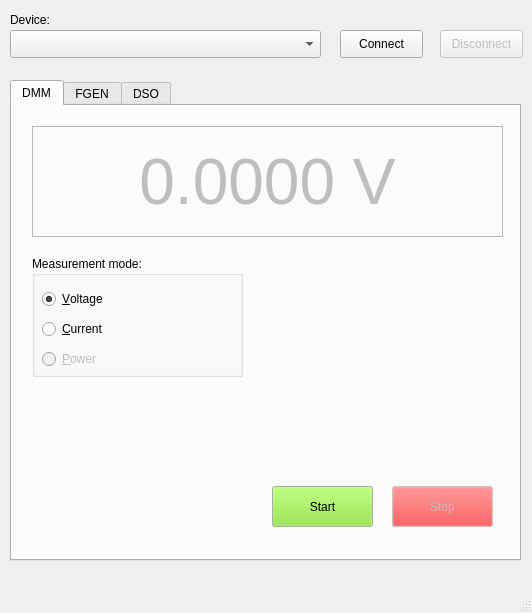
<?xml version="1.0" encoding="UTF-8"?>
<ui version="4.0">
 <class>MainWindow</class>
 <widget class="QMainWindow" name="MainWindow">
  <property name="geometry">
   <rect>
    <x>0</x>
    <y>0</y>
    <width>532</width>
    <height>613</height>
   </rect>
  </property>
  <property name="windowTitle">
   <string>CoMeter</string>
  </property>
  <widget class="QWidget" name="centralwidget">
   <widget class="QTabWidget" name="tabWidget">
    <property name="enabled">
     <bool>true</bool>
    </property>
    <property name="geometry">
     <rect>
      <x>10</x>
      <y>80</y>
      <width>511</width>
      <height>481</height>
     </rect>
    </property>
    <property name="currentIndex">
     <number>0</number>
    </property>
    <widget class="QWidget" name="tab_DMM">
     <attribute name="title">
      <string>DMM</string>
     </attribute>
     <widget class="QGroupBox" name="groupBox_DMM_mode">
      <property name="geometry">
       <rect>
        <x>20</x>
        <y>150</y>
        <width>211</width>
        <height>121</height>
       </rect>
      </property>
      <property name="title">
       <string>Measurement mode:</string>
      </property>
      <widget class="QRadioButton" name="radioButton_DMM_VOLT">
       <property name="geometry">
        <rect>
         <x>10</x>
         <y>30</y>
         <width>105</width>
         <height>26</height>
        </rect>
       </property>
       <property name="text">
        <string>&amp;Voltage</string>
       </property>
       <property name="checked">
        <bool>true</bool>
       </property>
      </widget>
      <widget class="QRadioButton" name="radioButton_DMM_CURR">
       <property name="geometry">
        <rect>
         <x>10</x>
         <y>60</y>
         <width>105</width>
         <height>26</height>
        </rect>
       </property>
       <property name="text">
        <string>&amp;Current</string>
       </property>
      </widget>
      <widget class="QRadioButton" name="radioButton_POW">
       <property name="enabled">
        <bool>false</bool>
       </property>
       <property name="geometry">
        <rect>
         <x>10</x>
         <y>90</y>
         <width>105</width>
         <height>26</height>
        </rect>
       </property>
       <property name="text">
        <string>&amp;Power</string>
       </property>
      </widget>
     </widget>
     <widget class="QPushButton" name="pushButton_DMM_start">
      <property name="enabled">
       <bool>true</bool>
      </property>
      <property name="geometry">
       <rect>
        <x>260</x>
        <y>380</y>
        <width>101</width>
        <height>41</height>
       </rect>
      </property>
      <property name="palette">
       <palette>
        <active>
         <colorrole role="Button">
          <brush brushstyle="SolidPattern">
           <color alpha="255">
            <red>138</red>
            <green>226</green>
            <blue>52</blue>
           </color>
          </brush>
         </colorrole>
        </active>
        <inactive>
         <colorrole role="Button">
          <brush brushstyle="SolidPattern">
           <color alpha="255">
            <red>138</red>
            <green>226</green>
            <blue>52</blue>
           </color>
          </brush>
         </colorrole>
        </inactive>
        <disabled>
         <colorrole role="Button">
          <brush brushstyle="SolidPattern">
           <color alpha="255">
            <red>138</red>
            <green>226</green>
            <blue>52</blue>
           </color>
          </brush>
         </colorrole>
        </disabled>
       </palette>
      </property>
      <property name="text">
       <string>Start</string>
      </property>
     </widget>
     <widget class="QPushButton" name="pushButton_DMM_stop">
      <property name="enabled">
       <bool>false</bool>
      </property>
      <property name="geometry">
       <rect>
        <x>380</x>
        <y>380</y>
        <width>101</width>
        <height>41</height>
       </rect>
      </property>
      <property name="palette">
       <palette>
        <active>
         <colorrole role="Button">
          <brush brushstyle="SolidPattern">
           <color alpha="255">
            <red>239</red>
            <green>41</green>
            <blue>41</blue>
           </color>
          </brush>
         </colorrole>
        </active>
        <inactive>
         <colorrole role="Button">
          <brush brushstyle="SolidPattern">
           <color alpha="255">
            <red>239</red>
            <green>41</green>
            <blue>41</blue>
           </color>
          </brush>
         </colorrole>
        </inactive>
        <disabled>
         <colorrole role="Button">
          <brush brushstyle="SolidPattern">
           <color alpha="255">
            <red>239</red>
            <green>41</green>
            <blue>41</blue>
           </color>
          </brush>
         </colorrole>
        </disabled>
       </palette>
      </property>
      <property name="text">
       <string>Stop</string>
      </property>
     </widget>
     <widget class="QLabel" name="label_DMM_measValue">
      <property name="enabled">
       <bool>false</bool>
      </property>
      <property name="geometry">
       <rect>
        <x>20</x>
        <y>20</y>
        <width>471</width>
        <height>111</height>
       </rect>
      </property>
      <property name="palette">
       <palette>
        <active>
         <colorrole role="WindowText">
          <brush brushstyle="SolidPattern">
           <color alpha="255">
            <red>0</red>
            <green>102</green>
            <blue>255</blue>
           </color>
          </brush>
         </colorrole>
        </active>
        <inactive>
         <colorrole role="WindowText">
          <brush brushstyle="SolidPattern">
           <color alpha="255">
            <red>0</red>
            <green>102</green>
            <blue>255</blue>
           </color>
          </brush>
         </colorrole>
        </inactive>
        <disabled>
         <colorrole role="WindowText">
          <brush brushstyle="SolidPattern">
           <color alpha="255">
            <red>190</red>
            <green>190</green>
            <blue>190</blue>
           </color>
          </brush>
         </colorrole>
        </disabled>
       </palette>
      </property>
      <property name="font">
       <font>
        <pointsize>48</pointsize>
        <weight>50</weight>
        <bold>false</bold>
       </font>
      </property>
      <property name="frameShape">
       <enum>QFrame::StyledPanel</enum>
      </property>
      <property name="frameShadow">
       <enum>QFrame::Plain</enum>
      </property>
      <property name="lineWidth">
       <number>1</number>
      </property>
      <property name="text">
       <string>0.0000 V</string>
      </property>
      <property name="alignment">
       <set>Qt::AlignCenter</set>
      </property>
     </widget>
    </widget>
    <widget class="QWidget" name="tab_FGEN">
     <attribute name="title">
      <string>FGEN</string>
     </attribute>
     <widget class="QLabel" name="label_FGEN_Freq">
      <property name="enabled">
       <bool>false</bool>
      </property>
      <property name="geometry">
       <rect>
        <x>20</x>
        <y>30</y>
        <width>341</width>
        <height>61</height>
       </rect>
      </property>
      <property name="palette">
       <palette>
        <active>
         <colorrole role="WindowText">
          <brush brushstyle="SolidPattern">
           <color alpha="255">
            <red>0</red>
            <green>102</green>
            <blue>255</blue>
           </color>
          </brush>
         </colorrole>
        </active>
        <inactive>
         <colorrole role="WindowText">
          <brush brushstyle="SolidPattern">
           <color alpha="255">
            <red>0</red>
            <green>102</green>
            <blue>255</blue>
           </color>
          </brush>
         </colorrole>
        </inactive>
        <disabled>
         <colorrole role="WindowText">
          <brush brushstyle="SolidPattern">
           <color alpha="255">
            <red>190</red>
            <green>190</green>
            <blue>190</blue>
           </color>
          </brush>
         </colorrole>
        </disabled>
       </palette>
      </property>
      <property name="font">
       <font>
        <pointsize>36</pointsize>
        <weight>50</weight>
        <bold>false</bold>
       </font>
      </property>
      <property name="frameShape">
       <enum>QFrame::StyledPanel</enum>
      </property>
      <property name="frameShadow">
       <enum>QFrame::Plain</enum>
      </property>
      <property name="lineWidth">
       <number>1</number>
      </property>
      <property name="text">
       <string>10.000 Hz</string>
      </property>
      <property name="alignment">
       <set>Qt::AlignCenter</set>
      </property>
     </widget>
     <widget class="QPushButton" name="pushButton_FGEN_stop">
      <property name="enabled">
       <bool>false</bool>
      </property>
      <property name="geometry">
       <rect>
        <x>380</x>
        <y>380</y>
        <width>101</width>
        <height>41</height>
       </rect>
      </property>
      <property name="palette">
       <palette>
        <active>
         <colorrole role="Button">
          <brush brushstyle="SolidPattern">
           <color alpha="255">
            <red>239</red>
            <green>41</green>
            <blue>41</blue>
           </color>
          </brush>
         </colorrole>
        </active>
        <inactive>
         <colorrole role="Button">
          <brush brushstyle="SolidPattern">
           <color alpha="255">
            <red>239</red>
            <green>41</green>
            <blue>41</blue>
           </color>
          </brush>
         </colorrole>
        </inactive>
        <disabled>
         <colorrole role="Button">
          <brush brushstyle="SolidPattern">
           <color alpha="255">
            <red>239</red>
            <green>41</green>
            <blue>41</blue>
           </color>
          </brush>
         </colorrole>
        </disabled>
       </palette>
      </property>
      <property name="text">
       <string>Stop</string>
      </property>
     </widget>
     <widget class="QPushButton" name="pushButton_FGEN_start">
      <property name="enabled">
       <bool>true</bool>
      </property>
      <property name="geometry">
       <rect>
        <x>260</x>
        <y>380</y>
        <width>101</width>
        <height>41</height>
       </rect>
      </property>
      <property name="palette">
       <palette>
        <active>
         <colorrole role="Button">
          <brush brushstyle="SolidPattern">
           <color alpha="255">
            <red>138</red>
            <green>226</green>
            <blue>52</blue>
           </color>
          </brush>
         </colorrole>
        </active>
        <inactive>
         <colorrole role="Button">
          <brush brushstyle="SolidPattern">
           <color alpha="255">
            <red>138</red>
            <green>226</green>
            <blue>52</blue>
           </color>
          </brush>
         </colorrole>
        </inactive>
        <disabled>
         <colorrole role="Button">
          <brush brushstyle="SolidPattern">
           <color alpha="255">
            <red>138</red>
            <green>226</green>
            <blue>52</blue>
           </color>
          </brush>
         </colorrole>
        </disabled>
       </palette>
      </property>
      <property name="text">
       <string>Start</string>
      </property>
     </widget>
     <widget class="QDial" name="dial_FGEN_Freq">
      <property name="geometry">
       <rect>
        <x>400</x>
        <y>20</y>
        <width>81</width>
        <height>81</height>
       </rect>
      </property>
      <property name="wrapping">
       <bool>true</bool>
      </property>
     </widget>
     <widget class="QLabel" name="label_FGEN_Amp">
      <property name="enabled">
       <bool>false</bool>
      </property>
      <property name="geometry">
       <rect>
        <x>20</x>
        <y>120</y>
        <width>341</width>
        <height>61</height>
       </rect>
      </property>
      <property name="palette">
       <palette>
        <active>
         <colorrole role="WindowText">
          <brush brushstyle="SolidPattern">
           <color alpha="255">
            <red>0</red>
            <green>102</green>
            <blue>255</blue>
           </color>
          </brush>
         </colorrole>
        </active>
        <inactive>
         <colorrole role="WindowText">
          <brush brushstyle="SolidPattern">
           <color alpha="255">
            <red>0</red>
            <green>102</green>
            <blue>255</blue>
           </color>
          </brush>
         </colorrole>
        </inactive>
        <disabled>
         <colorrole role="WindowText">
          <brush brushstyle="SolidPattern">
           <color alpha="255">
            <red>190</red>
            <green>190</green>
            <blue>190</blue>
           </color>
          </brush>
         </colorrole>
        </disabled>
       </palette>
      </property>
      <property name="font">
       <font>
        <pointsize>36</pointsize>
        <weight>50</weight>
        <bold>false</bold>
       </font>
      </property>
      <property name="frameShape">
       <enum>QFrame::StyledPanel</enum>
      </property>
      <property name="frameShadow">
       <enum>QFrame::Plain</enum>
      </property>
      <property name="lineWidth">
       <number>1</number>
      </property>
      <property name="text">
       <string>2.000 V</string>
      </property>
      <property name="alignment">
       <set>Qt::AlignCenter</set>
      </property>
     </widget>
     <widget class="QDial" name="dial_FGEN_Amp">
      <property name="geometry">
       <rect>
        <x>400</x>
        <y>110</y>
        <width>81</width>
        <height>81</height>
       </rect>
      </property>
      <property name="minimum">
       <number>0</number>
      </property>
      <property name="maximum">
       <number>99</number>
      </property>
      <property name="wrapping">
       <bool>true</bool>
      </property>
     </widget>
     <widget class="QLabel" name="label_FGEN_Offset">
      <property name="enabled">
       <bool>false</bool>
      </property>
      <property name="geometry">
       <rect>
        <x>20</x>
        <y>220</y>
        <width>341</width>
        <height>61</height>
       </rect>
      </property>
      <property name="palette">
       <palette>
        <active>
         <colorrole role="WindowText">
          <brush brushstyle="SolidPattern">
           <color alpha="255">
            <red>0</red>
            <green>102</green>
            <blue>255</blue>
           </color>
          </brush>
         </colorrole>
        </active>
        <inactive>
         <colorrole role="WindowText">
          <brush brushstyle="SolidPattern">
           <color alpha="255">
            <red>0</red>
            <green>102</green>
            <blue>255</blue>
           </color>
          </brush>
         </colorrole>
        </inactive>
        <disabled>
         <colorrole role="WindowText">
          <brush brushstyle="SolidPattern">
           <color alpha="255">
            <red>190</red>
            <green>190</green>
            <blue>190</blue>
           </color>
          </brush>
         </colorrole>
        </disabled>
       </palette>
      </property>
      <property name="font">
       <font>
        <pointsize>36</pointsize>
        <weight>50</weight>
        <bold>false</bold>
       </font>
      </property>
      <property name="frameShape">
       <enum>QFrame::StyledPanel</enum>
      </property>
      <property name="frameShadow">
       <enum>QFrame::Plain</enum>
      </property>
      <property name="lineWidth">
       <number>1</number>
      </property>
      <property name="text">
       <string>0.000 V</string>
      </property>
      <property name="alignment">
       <set>Qt::AlignCenter</set>
      </property>
     </widget>
     <widget class="QDial" name="dial_FGEN_Offset">
      <property name="geometry">
       <rect>
        <x>400</x>
        <y>210</y>
        <width>81</width>
        <height>81</height>
       </rect>
      </property>
      <property name="minimum">
       <number>0</number>
      </property>
      <property name="maximum">
       <number>99</number>
      </property>
      <property name="wrapping">
       <bool>true</bool>
      </property>
     </widget>
     <widget class="QLabel" name="label_freq">
      <property name="geometry">
       <rect>
        <x>20</x>
        <y>10</y>
        <width>91</width>
        <height>20</height>
       </rect>
      </property>
      <property name="text">
       <string>Frequency:</string>
      </property>
     </widget>
     <widget class="QLabel" name="label_amp">
      <property name="geometry">
       <rect>
        <x>20</x>
        <y>100</y>
        <width>121</width>
        <height>20</height>
       </rect>
      </property>
      <property name="text">
       <string>Amplitude (P2P):</string>
      </property>
     </widget>
     <widget class="QLabel" name="label_offs">
      <property name="geometry">
       <rect>
        <x>20</x>
        <y>200</y>
        <width>121</width>
        <height>20</height>
       </rect>
      </property>
      <property name="text">
       <string>Offset:</string>
      </property>
     </widget>
     <widget class="QGroupBox" name="groupBox_waveform">
      <property name="geometry">
       <rect>
        <x>20</x>
        <y>300</y>
        <width>211</width>
        <height>121</height>
       </rect>
      </property>
      <property name="title">
       <string>Waveform:</string>
      </property>
      <widget class="QRadioButton" name="radioButton_FGEN_Sine">
       <property name="geometry">
        <rect>
         <x>10</x>
         <y>30</y>
         <width>105</width>
         <height>26</height>
        </rect>
       </property>
       <property name="text">
        <string>&amp;Sine</string>
       </property>
       <property name="checked">
        <bool>true</bool>
       </property>
      </widget>
      <widget class="QRadioButton" name="radioButton_FGEN_Square">
       <property name="geometry">
        <rect>
         <x>10</x>
         <y>60</y>
         <width>105</width>
         <height>26</height>
        </rect>
       </property>
       <property name="text">
        <string>S&amp;quare</string>
       </property>
      </widget>
      <widget class="QRadioButton" name="radioButton_FGEN_Triangle">
       <property name="enabled">
        <bool>false</bool>
       </property>
       <property name="geometry">
        <rect>
         <x>10</x>
         <y>90</y>
         <width>105</width>
         <height>26</height>
        </rect>
       </property>
       <property name="text">
        <string>&amp;Triangle</string>
       </property>
      </widget>
     </widget>
    </widget>
    <widget class="QWidget" name="tab_DSO">
     <property name="enabled">
      <bool>true</bool>
     </property>
     <attribute name="title">
      <string>DSO</string>
     </attribute>
     <widget class="MplWidget" name="MplWidget" native="true">
      <property name="geometry">
       <rect>
        <x>-1</x>
        <y>-1</y>
        <width>511</width>
        <height>251</height>
       </rect>
      </property>
     </widget>
     <widget class="QPushButton" name="pushButton_DSO_start">
      <property name="enabled">
       <bool>true</bool>
      </property>
      <property name="geometry">
       <rect>
        <x>260</x>
        <y>380</y>
        <width>101</width>
        <height>41</height>
       </rect>
      </property>
      <property name="palette">
       <palette>
        <active>
         <colorrole role="Button">
          <brush brushstyle="SolidPattern">
           <color alpha="255">
            <red>138</red>
            <green>226</green>
            <blue>52</blue>
           </color>
          </brush>
         </colorrole>
        </active>
        <inactive>
         <colorrole role="Button">
          <brush brushstyle="SolidPattern">
           <color alpha="255">
            <red>138</red>
            <green>226</green>
            <blue>52</blue>
           </color>
          </brush>
         </colorrole>
        </inactive>
        <disabled>
         <colorrole role="Button">
          <brush brushstyle="SolidPattern">
           <color alpha="255">
            <red>138</red>
            <green>226</green>
            <blue>52</blue>
           </color>
          </brush>
         </colorrole>
        </disabled>
       </palette>
      </property>
      <property name="text">
       <string>Start</string>
      </property>
     </widget>
     <widget class="QPushButton" name="pushButton_DSO_stop">
      <property name="enabled">
       <bool>false</bool>
      </property>
      <property name="geometry">
       <rect>
        <x>380</x>
        <y>380</y>
        <width>101</width>
        <height>41</height>
       </rect>
      </property>
      <property name="palette">
       <palette>
        <active>
         <colorrole role="Button">
          <brush brushstyle="SolidPattern">
           <color alpha="255">
            <red>239</red>
            <green>41</green>
            <blue>41</blue>
           </color>
          </brush>
         </colorrole>
        </active>
        <inactive>
         <colorrole role="Button">
          <brush brushstyle="SolidPattern">
           <color alpha="255">
            <red>239</red>
            <green>41</green>
            <blue>41</blue>
           </color>
          </brush>
         </colorrole>
        </inactive>
        <disabled>
         <colorrole role="Button">
          <brush brushstyle="SolidPattern">
           <color alpha="255">
            <red>239</red>
            <green>41</green>
            <blue>41</blue>
           </color>
          </brush>
         </colorrole>
        </disabled>
       </palette>
      </property>
      <property name="text">
       <string>Stop</string>
      </property>
     </widget>
     <widget class="QWidget" name="gridLayoutWidget">
      <property name="geometry">
       <rect>
        <x>60</x>
        <y>267</y>
        <width>391</width>
        <height>91</height>
       </rect>
      </property>
      <layout class="QGridLayout" name="gridLayout">
       <item row="1" column="2">
        <widget class="QDial" name="dial_DSO_pos">
         <property name="minimum">
          <number>0</number>
         </property>
         <property name="maximum">
          <number>100</number>
         </property>
         <property name="value">
          <number>50</number>
         </property>
         <property name="wrapping">
          <bool>true</bool>
         </property>
         <property name="notchesVisible">
          <bool>false</bool>
         </property>
        </widget>
       </item>
       <item row="0" column="2">
        <widget class="QLabel" name="label_pos">
         <property name="text">
          <string>Position:</string>
         </property>
         <property name="alignment">
          <set>Qt::AlignCenter</set>
         </property>
        </widget>
       </item>
       <item row="1" column="1">
        <widget class="QDial" name="dial_DSO_vert">
         <property name="minimum">
          <number>-7</number>
         </property>
         <property name="maximum">
          <number>3</number>
         </property>
         <property name="singleStep">
          <number>1</number>
         </property>
         <property name="value">
          <number>-2</number>
         </property>
         <property name="notchesVisible">
          <bool>true</bool>
         </property>
        </widget>
       </item>
       <item row="1" column="0">
        <widget class="QDial" name="dial_DSO_hor">
         <property name="minimum">
          <number>-9</number>
         </property>
         <property name="maximum">
          <number>3</number>
         </property>
         <property name="value">
          <number>-3</number>
         </property>
         <property name="notchesVisible">
          <bool>true</bool>
         </property>
        </widget>
       </item>
       <item row="0" column="0">
        <widget class="QLabel" name="label_hor">
         <property name="text">
          <string>Horizontal:</string>
         </property>
         <property name="alignment">
          <set>Qt::AlignCenter</set>
         </property>
        </widget>
       </item>
       <item row="0" column="1">
        <widget class="QLabel" name="label_vert">
         <property name="text">
          <string>Vertical:</string>
         </property>
         <property name="alignment">
          <set>Qt::AlignCenter</set>
         </property>
        </widget>
       </item>
      </layout>
     </widget>
     <zorder>MplWidget</zorder>
     <zorder>pushButton_DSO_stop</zorder>
     <zorder>pushButton_DSO_start</zorder>
     <zorder>gridLayoutWidget</zorder>
    </widget>
   </widget>
   <widget class="QComboBox" name="comboBox_device">
    <property name="enabled">
     <bool>true</bool>
    </property>
    <property name="geometry">
     <rect>
      <x>10</x>
      <y>30</y>
      <width>311</width>
      <height>28</height>
     </rect>
    </property>
   </widget>
   <widget class="QLabel" name="label">
    <property name="geometry">
     <rect>
      <x>10</x>
      <y>10</y>
      <width>62</width>
      <height>20</height>
     </rect>
    </property>
    <property name="text">
     <string>Device:</string>
    </property>
   </widget>
   <widget class="QPushButton" name="pushButton_connect">
    <property name="geometry">
     <rect>
      <x>340</x>
      <y>30</y>
      <width>83</width>
      <height>28</height>
     </rect>
    </property>
    <property name="text">
     <string>Connect</string>
    </property>
   </widget>
   <widget class="QPushButton" name="pushButton_disconnect">
    <property name="enabled">
     <bool>false</bool>
    </property>
    <property name="geometry">
     <rect>
      <x>440</x>
      <y>30</y>
      <width>83</width>
      <height>28</height>
     </rect>
    </property>
    <property name="text">
     <string>Disconnect</string>
    </property>
   </widget>
  </widget>
  <widget class="QMenuBar" name="menubar">
   <property name="geometry">
    <rect>
     <x>0</x>
     <y>0</y>
     <width>532</width>
     <height>25</height>
    </rect>
   </property>
  </widget>
  <widget class="QStatusBar" name="statusbar"/>
 </widget>
 <customwidgets>
  <customwidget>
   <class>MplWidget</class>
   <extends>QWidget</extends>
   <header>mplwidget.h</header>
   <container>1</container>
  </customwidget>
 </customwidgets>
 <resources/>
 <connections/>
</ui>
